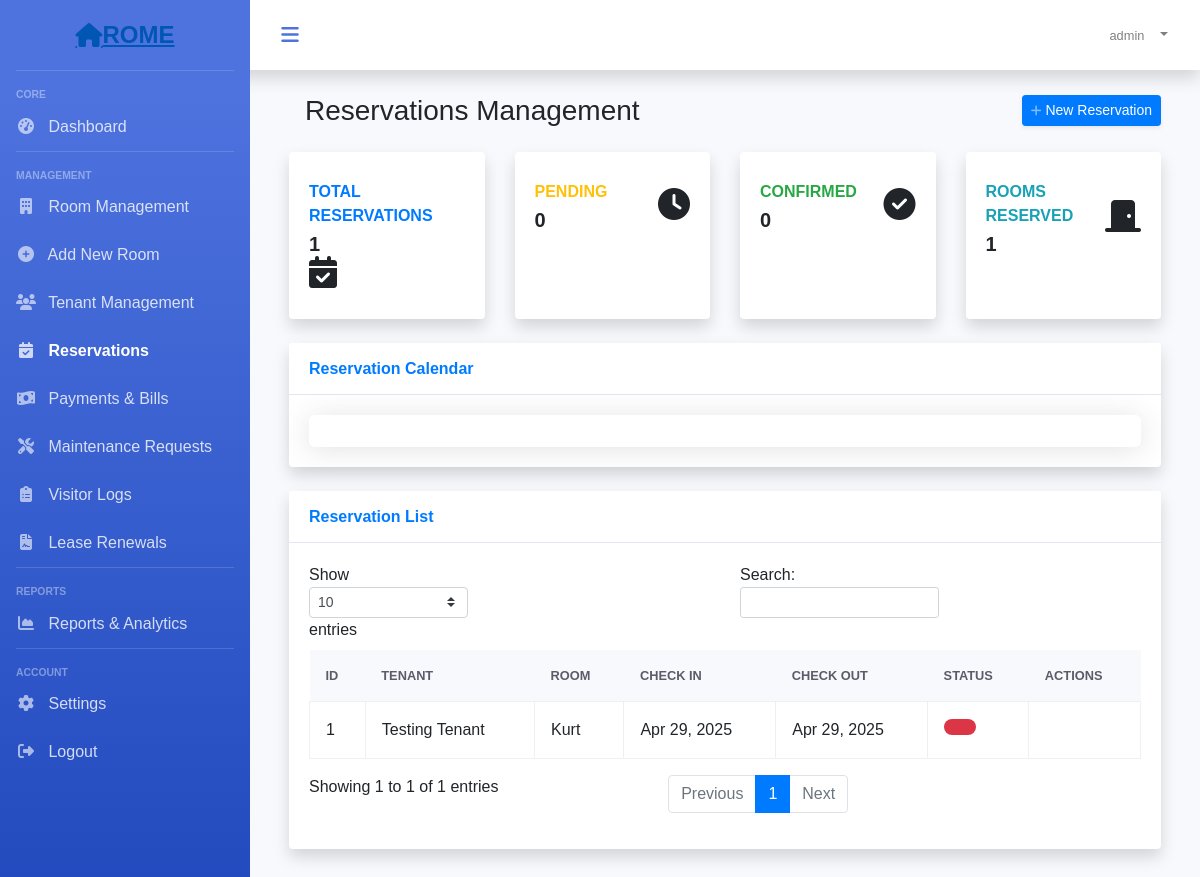
Page /app/reservations.php (signed in) on the committed database.
### tables this page shows
CREATE TABLE `reservations` (
  `id` int(10) UNSIGNED NOT NULL,
  `user_id` int(10) UNSIGNED NOT NULL,
  `room_id` int(10) UNSIGNED NOT NULL,
  `check_in_date` date NOT NULL,
  `check_out_date` date NOT NULL,
  `status` enum('pending','approved','rejected','cancelled') NOT NULL DEFAULT 'pending',
  `created_at` timestamp NULL DEFAULT current_timestamp(),
  `updated_at` timestamp NULL DEFAULT current_timestamp()
);

CREATE TABLE `users` (
  `id` int(10) UNSIGNED NOT NULL,
  `fullname` varchar(191) NOT NULL,
  `mobile` varchar(191) NOT NULL,
  `username` varchar(191) NOT NULL,
  `email` varchar(191) NOT NULL,
  `address` varchar(255) DEFAULT NULL,
  `image` varchar(255) DEFAULT NULL,
  `password` varchar(191) NOT NULL,
  `created_at` timestamp NULL DEFAULT current_timestamp(),
  `updated_at` timestamp NULL DEFAULT current_timestamp(),
  `role` varchar(100) DEFAULT 'user',
  `status` int(1) NOT NULL DEFAULT 1
);

CREATE TABLE `room_rental_registrations` (
  `id` int(10) UNSIGNED NOT NULL,
  `fullname` varchar(191) NOT NULL,
  `mobile` varchar(191) NOT NULL,
  `alternat_mobile` varchar(191) NOT NULL,
  `email` varchar(191) NOT NULL,
  `country` varchar(191) NOT NULL,
  `state` varchar(191) NOT NULL,
  `city` varchar(191) NOT NULL,
  `landmark` varchar(191) NOT NULL,
  `rent` varchar(191) NOT NULL,
  `sale` varchar(190) DEFAULT NULL,
  `deposit` varchar(191) NOT NULL,
  `plot_number` varchar(191) NOT NULL,
  `rooms` varchar(100) DEFAULT NULL,
  `address` varchar(191) NOT NULL,
  `accommodation` varchar(191) NOT NULL,
  `description` varchar(191) NOT NULL,
  `image` longtext DEFAULT NULL,
  `open_for_sharing` varchar(191) DEFAULT NULL,
  `other` varchar(191) DEFAULT NULL,
  `vacant` int(1) NOT NULL DEFAULT 1,
  `created_at` timestamp NULL DEFAULT current_timestamp(),
  `updated_at` timestamp NULL DEFAULT current_timestamp(),
  `user_id` int(10) DEFAULT NULL
);

### app/reservations.php (the view, shortened to what this page needs)
<?php
require_once('../includes/functions.php');
$stmt = $connect->prepare("
    SELECT r.*, u.fullname as tenant_name, rm.fullname as room_name,
           rm.rent as rent_per_month, rm.rooms as room_type
    FROM reservations r
    JOIN users u ON r.user_id = u.id
    JOIN room_rental_registrations rm ON r.room_id = rm.id
    ORDER BY r.created_at DESC
");
$stmt->execute();
$reservations = $stmt->fetchAll(PDO::FETCH_ASSOC);
$stmt = $connect->prepare("
    SELECT
        COUNT(*) as total_reservations,
        SUM(CASE WHEN status = 'pending' THEN 1 ELSE 0 END) as pending_reservations,
        SUM(CASE WHEN status = 'approved' THEN 1 ELSE 0 END) as confirmed_reservations,
        COUNT(DISTINCT room_id) as rooms_reserved
    FROM reservations
    WHERE status != 'cancelled' AND status != 'rejected'
");
$stmt->execute();
$stats = $stmt->fetch(PDO::FETCH_ASSOC);
$page_title = "Reservations Management";
?>
<!DOCTYPE html>
<html lang="en">
<head>
    <link href="https://stackpath.bootstrapcdn.com/bootstrap/4.5.2/css/bootstrap.min.css" rel="stylesheet">
    <link href="https://cdnjs.cloudflare.com/ajax/libs/font-awesome/6.5.1/css/all.min.css" rel="stylesheet">
    <link href='https://cdn.jsdelivr.net/npm/fullcalendar@5.11.3/main.min.css' rel='stylesheet' />
</head>
<body>
    <div id="wrapper">
        <?php include('../auth/includes/sidebar.php'); ?>
        <div id="content-wrapper">
            <div id="content">
                <nav class="navbar navbar-expand navbar-light bg-white topbar mb-4 static-top shadow">
                    <button id="sidebarToggleBtn" class="btn btn-link rounded-circle mr-3">
                        <i class="fa fa-bars"></i>
                    </button>
                    <ul class="navbar-nav ml-auto">
                        <li class="nav-item dropdown no-arrow">
                            <a class="nav-link dropdown-toggle" href="#" id="userDropdown" role="button" data-toggle="dropdown">
                                <span class="mr-2 d-none d-lg-inline text-gray-600 small">
                                    <?php echo $_SESSION['username']; ?>
                                </span>
                            </a>
                        </li>
                    </ul>
                </nav>
                <div class="container-fluid">
                    <div class="d-sm-flex align-items-center justify-content-between mb-4">
                        <h1 class="h3 mb-0 text-gray-800"><?php echo $page_title; ?></h1>
                        <a href="#" class="d-none d-sm-inline-block btn btn-sm btn-primary shadow-sm" data-toggle="modal" data-target="#newReservationModal">
                            <i class="fas fa-plus fa-sm text-white-50"></i> New Reservation
                        </a>
                    </div>
                    <div class="row">
                        <div class="col-xl-3 col-md-6 mb-4">
                            <div class="card border-left-primary shadow h-100 py-2 reservation-card">
                                <div class="card-body">
                                    <div class="row no-gutters align-items-center">
                                        <div class="col mr-2">
                                            <div class="text-xs font-weight-bold text-primary text-uppercase mb-1">
                                                Total Reservations
                                            </div>
                                            <div class="h5 mb-0 font-weight-bold text-gray-800">
                                                <?php echo $stats['total_reservations']; ?>
                                            </div>
                                        </div>
                                        <div class="col-auto">
                                            <i class="fas fa-calendar-check fa-2x text-gray-300"></i>
                                        </div>
                                    </div>
                                </div>
                            </div>
                        </div>
                        <div class="col-xl-3 col-md-6 mb-4">
                            <div class="card border-left-warning shadow h-100 py-2 reservation-card">
                                <div class="card-body">
                                    <div class="row no-gutters align-items-center">
                                        <div class="col mr-2">
                                            <div class="text-xs font-weight-bold text-warning text-uppercase mb-1">
                                                Pending
                                            </div>
                                            <div class="h5 mb-0 font-weight-bold text-gray-800">
                                                <?php echo $stats['pending_reservations']; ?>
                                            </div>
                                        </div>
                                        <div class="col-auto">
                                            <i class="fas fa-clock fa-2x text-gray-300"></i>
                                        </div>
                                    </div>
                                </div>
                            </div>
                        </div>
                        <div class="col-xl-3 col-md-6 mb-4">
                            <div class="card border-left-success shadow h-100 py-2 reservation-card">
                                <div class="card-body">
                                    <div class="row no-gutters align-items-center">
                                        <div class="col mr-2">
                                            <div class="text-xs font-weight-bold text-success text-uppercase mb-1">
                                                Confirmed
                                            </div>
                                            <div class="h5 mb-0 font-weight-bold text-gray-800">
                                                <?php echo $stats['confirmed_reservations']; ?>
                                            </div>
                                        </div>
                                        <div class="col-auto">
                                            <i class="fas fa-check-circle fa-2x text-gray-300"></i>
                                        </div>
                                    </div>
                                </div>
                            </div>
                        </div>
                        <div class="col-xl-3 col-md-6 mb-4">
                            <div class="card border-left-info shadow h-100 py-2 reservation-card">
                                <div class="card-body">
                                    <div class="row no-gutters align-items-center">
                                        <div class="col mr-2">
                                            <div class="text-xs font-weight-bold text-info text-uppercase mb-1">
                                                Rooms Reserved
                                            </div>
                                            <div class="h5 mb-0 font-weight-bold text-gray-800">
                                                <?php echo $stats['rooms_reserved']; ?>
                                            </div>
                                        </div>
                                        <div class="col-auto">
                                            <i class="fas fa-door-closed fa-2x text-gray-300"></i>
                                        </div>
                                    </div>
                                </div>
                            </div>
                        </div>
                    </div>
                    <div class="card shadow mb-4">
                        <div class="card-header py-3">
                            <h6 class="m-0 font-weight-bold text-primary">Reservation Calendar</h6>
                        </div>
                        <div class="card-body">
                            <div id="calendar" class="calendar-container"></div>
                        </div>
                    </div>
                    <div class="card shadow mb-4">
                        <div class="card-header py-3">
                            <h6 class="m-0 font-weight-bold text-primary">Reservation List</h6>
                        </div>
                        <div class="card-body">
                            <div class="table-responsive">
                                <table class="table table-bordered" id="reservationsTable" width="100%" cellspacing="0">
                                    <thead>
                                        <tr>
                                            <th>ID</th>
                                            <th>Tenant</th>
                                            <th>Room</th>
                                            <th>Check In</th>
                                            <th>Check Out</th>
                                            <th>Status</th>
                                            <th>Actions</th>
                                        </tr>
                                    </thead>
                                    <tbody>
                                        <?php foreach ($reservations as $reservation): ?>
                                        <tr>
                                            <td><?php echo $reservation['id']; ?></td>
                                            <td><?php echo htmlspecialchars($reservation['tenant_name']); ?></td>
                                            <td><?php echo htmlspecialchars($reservation['room_name']); ?></td>
                                            <td class="date-range"><?php echo date('M d, Y', strtotime($reservation['check_in_date'])); ?></td>
                                            <td class="date-range"><?php echo date('M d, Y', strtotime($reservation['check_out_date'])); ?></td>
                                            <td>
                                                <span class="status-badge badge badge-<?php
                                                    echo $reservation['status'] == 'confirmed' ? 'success' :
                                                        ($reservation['status'] == 'pending' ? 'warning' : 'danger');
                                                ?>">
                                                </span>
                                            </td>
                                            <td>
                                            </td>
                                        </tr>
                                        <?php endforeach; ?>
                                    </tbody>
                                </table>
                            </div>
                        </div>
                    </div>
                </div>
            </div>
        </div>
    </div>
</body>
</html>

### rows in the picture
reservations: id "1", user.fullname "Testing Tenant", room_rental_registrations.fullname "Kurt", check_in_date "Apr 29, 2025", check_out_date "Apr 29, 2025"

### other values in the picture
$_SESSION['username'] "admin"
$page_title "Reservations Management"
$stats['total_reservations'] "1"
$stats['pending_reservations'] "0"
$stats['confirmed_reservations'] "0"
$stats['rooms_reserved'] "1"
